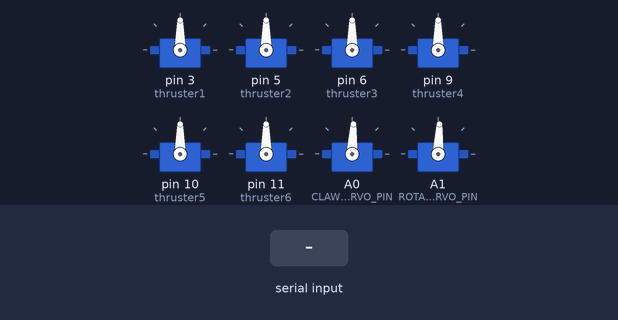
A sketch run on a simulated Arduino Uno, built with avr-gcc and run on an emulated ATmega328P. On the bench: 8 × servo. Inputs (shaded band) come from the test bench.

Above: at 1.2 s.
1.3 s: "90,45,200,10\n" received over Serial
At 4.1 s:
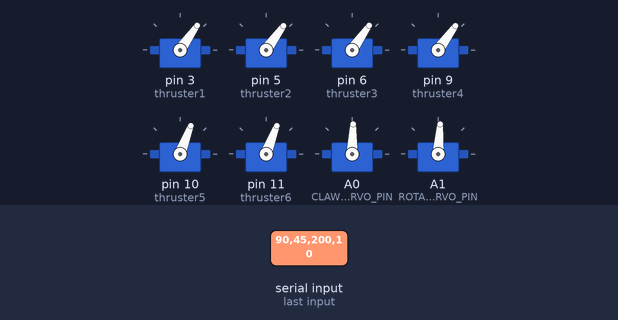
4.3 s: "30,150,10,200\n" received over Serial
At 7.1 s:
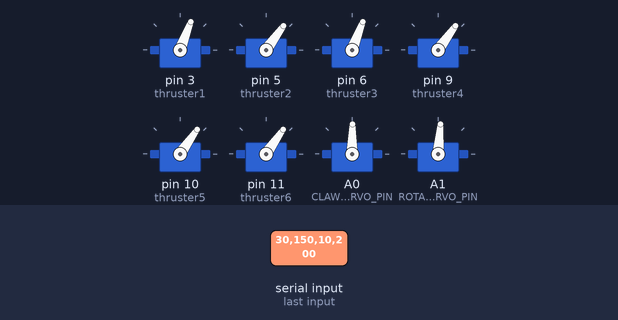
Timing chart, 0 to 8.6 s (numbered marks = the images above; inputs shaded):
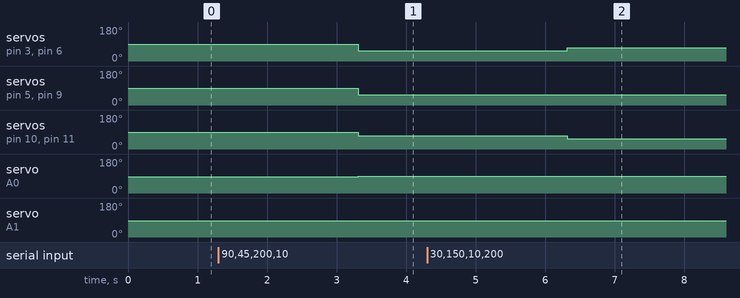

The sketch:

BottomSide.ino
```cpp
#include <Servo.h>

// Thrusters setup
#define MIN_THRUSTER_VALUE 1100
#define MAX_THRUSTER_VALUE 1900
#define JOYSTICK_CENTER_THRESHOLD_LOW 500
#define JOYSTICK_CENTER_THRESHOLD_HIGH 522

// Manipulator setup
#define SERVO_MIN 0
#define SERVO_CENTER 87
#define SERVO_MAX 180
#define SERVO_THRESHOLD 80
#define MOVEMENT_STEP 1
#define LOOP_DELAY 8

Servo thruster1; // Front left
Servo thruster2; // Front right
Servo thruster3; // Back left
Servo thruster4; // Back right
Servo thruster5; // Top left
Servo thruster6; // Top right

Servo clawServo;
#define CLAW_SERVO_PIN A0

Servo rotateServo;
#define ROTATE_SERVO_PIN A1


int claw_servo_position = SERVO_CENTER;
int rotate_servo_position = SERVO_CENTER;

// Function to map joystick input to thruster values
int mapJoystickToThruster(int joystickValue)
{
  return constrain(map(joystickValue, 0, 1023, MIN_THRUSTER_VALUE, MAX_THRUSTER_VALUE), MIN_THRUSTER_VALUE, MAX_THRUSTER_VALUE);
}

// Function to map joystick input to servo values
int mapJoystickToServo(int joystickValue)
{
  return constrain(map(joystickValue, 0, 1023, SERVO_MIN, SERVO_MAX), SERVO_MIN, SERVO_MAX);
}

// Function to control horizontal movement (forward, backward, left, right)
void controlHorizontalMovement(int xInput, int yInput)
{
  int xMapped = map(xInput, 0, 1023, -400, 400);
  int yMapped = map(yInput, 0, 1023, -400, 400);

  int power1 = mapJoystickToThruster(-xMapped + yMapped);
  int power2 = mapJoystickToThruster(xMapped + yMapped);

  thruster1.writeMicroseconds(power1);
  thruster2.writeMicroseconds(power2);
  thruster3.writeMicroseconds(power2);
  thruster4.writeMicroseconds(power1);
}

// Function to control vertical movement
void controlVerticalMovement(int zInput)
{
  int zPower = mapJoystickToThruster(zInput);
  thruster5.writeMicroseconds(zPower);
  thruster6.writeMicroseconds(zPower);
}

// Function for yaw of robot
void controlYaw(int yawInput)
{
  int yawPower1 = mapJoystickToThruster(yawInput);
  int yawPower2 = mapJoystickToThruster(-yawInput);

  thruster1.writeMicroseconds(yawPower1);
  thruster2.writeMicroseconds(yawPower2);
  thruster3.writeMicroseconds(yawPower1);
  thruster4.writeMicroseconds(yawPower2);
}

// Function to control the claw servo and rotation servo
void controlManipulator(int clawInput, int rotateInput)
{
  if (clawInput > SERVO_CENTER + SERVO_THRESHOLD)
  {
    claw_servo_position -= MOVEMENT_STEP;  // Open claw
  }
  else if (clawInput < SERVO_CENTER - SERVO_THRESHOLD)
  {
    claw_servo_position += MOVEMENT_STEP;  // Close claw
  }

  if (rotateInput > SERVO_CENTER + SERVO_THRESHOLD)
  {
    rotate_servo_position += MOVEMENT_STEP;  // Rotate claw CW
  }
  else if (rotateInput < SERVO_CENTER - SERVO_THRESHOLD)
  {
    rotate_servo_position -= MOVEMENT_STEP;  // Rotate claw CCW
  }

  claw_servo_position = constrain(claw_servo_position, SERVO_MIN, SERVO_MAX);
  rotate_servo_position = constrain(rotate_servo_position, SERVO_MIN, SERVO_MAX);

  // Move servos
  clawServo.write(claw_servo_position);
  rotateServo.write(rotate_servo_position);
}

void setup()
{
  thruster1.attach(3);
  thruster2.attach(5);
  thruster3.attach(6);
  thruster4.attach(9);
  thruster5.attach(10);
  thruster6.attach(11);

  clawServo.attach(CLAW_SERVO_PIN);
  rotateServo.attach(ROTATE_SERVO_PIN);

  Serial.begin(9600);

  clawServo.write(SERVO_CENTER);
  rotateServo.write(SERVO_CENTER);
}

void loop() {
  if (Serial.available() > 0)
  {
    //Expecting 6 values: x1, y1, x2, y2, x3, y3
    int joy1X = Serial.parseInt(); // Forward/Backward
    int joy1Y = Serial.parseInt(); // Left/Right
    int joy2X = Serial.parseInt(); // Up/Down
    int joy2Y = Serial.parseInt(); // Yaw
    int joy3X = Serial.parseInt(); // Claw open/close
    int joy3Y = Serial.parseInt(); // Claw rotation

    controlHorizontalMovement(joy1X, joy1Y);
    controlVerticalMovement(joy2X);
    controlYaw(joy2Y);
    controlManipulator(joy3X, joy3Y);
  }
}
```

Measured:
- after the input at 1.3 s, servo on pin 3 (thruster1): 90° → 55° after 2.0 s; servo on pin 5 (thruster2): 90° → 54° after 2.0 s
- after the input at 4.3 s, servo on pin 3 (thruster1), servo on pin 6 (thruster3): 55° → 69° after 2.0 s; servo on pin 10 (thruster5), servo on pin 11 (thruster6): 69° → 55° after 2.0 s; servo on A0 (CLAW_SERVO_PIN): 88° → 89° after 2.0 s; servo on A1 (ROTATE_SERVO_PIN): 86° → 85° after 2.0 s
